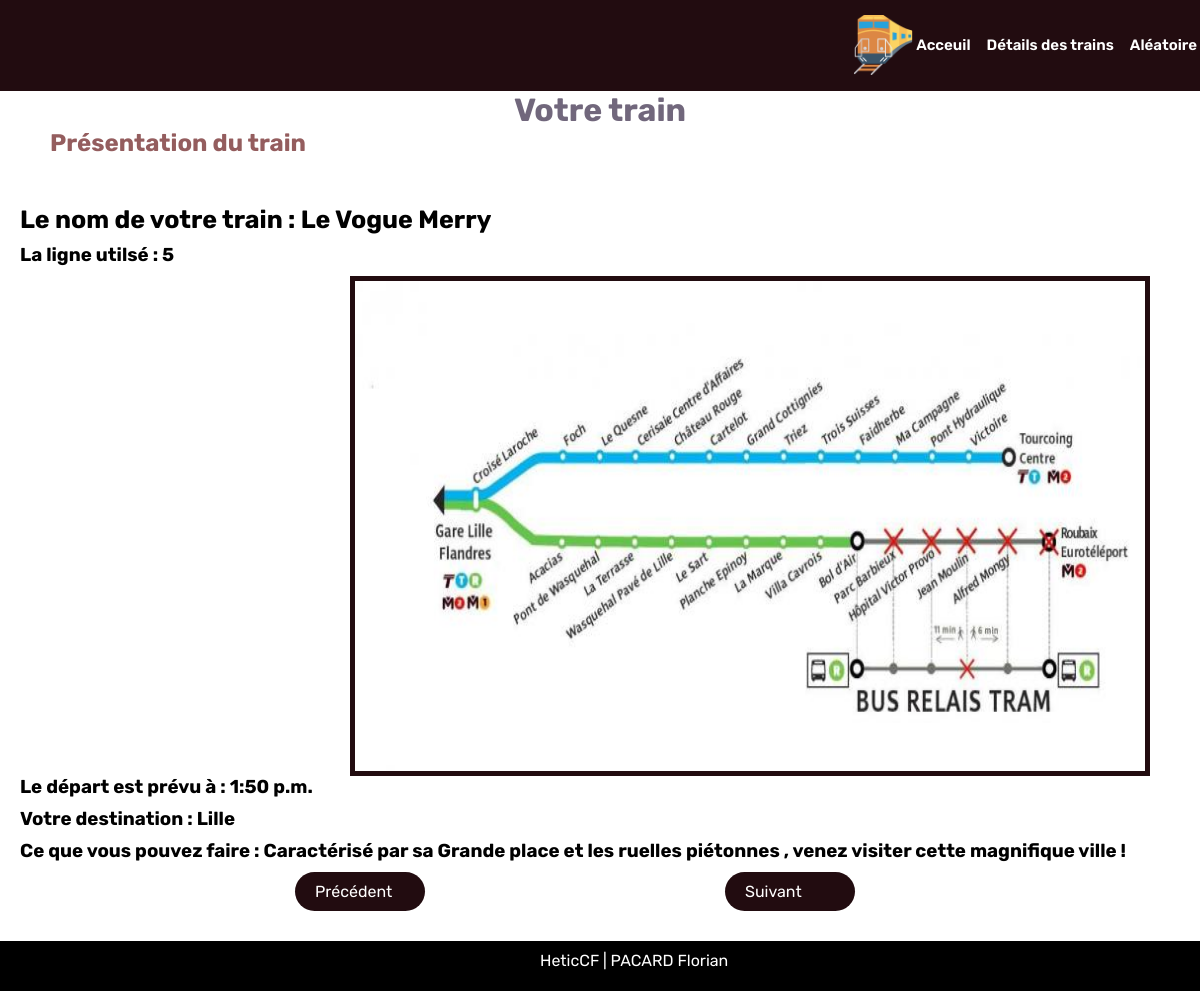
The page /Djangotrain_app/show/3 on the database its author committed.
### Djangotrain_app/models.py (models this page shows)
class Trains (models.Model) :
    trainId = models.AutoField(primary_key= True)
    name = models.CharField(max_length = 50)
    destination = models.CharField(max_length = 50)
    overview = models.CharField(max_length = 200)
    time = models.TimeField(max_length=200)
    imagi=  models.ImageField(upload_to='static/img')
    ligne = models.IntegerField()

### Djangotrain_app/views.py (the view)
# urls.py: path('show/<trains_id>', views.show,name="show"),
def show(request, trains_id) :
    listTrains = Trains.objects.get(trainId = trains_id)
    return render(request, "Djangotrain_app/show.html", {
        "Nom" : listTrains.name,
        "Ville" : listTrains.destination,
        "Découverte" : listTrains.overview,
        "preID" : int(trains_id) -1,
        "nextID" : int(trains_id) + 1,
        "time" : listTrains.time,
        "imagi" : listTrains.imagi,
        "ligne" : listTrains.ligne,
})

### Djangotrain_app/templates/Djangotrain_app/show.html (shortened to what this page needs)
{% load static %}
<!DOCTYPE html>
<html lang="fr">
<head>
    <link rel="stylesheet" type="text/css" href="{% static 'style.css' %}">
</head>
<body>
    <header>
        <nav>
            <img id="logo" src="{% static 'img/rail.png' %}">
            <div id="menu">
                <a href="/Djangotrain_app/index" class="nav-l"> Acceuil </a>
                <a href="/Djangotrain_app/show/1" class="nav-l"> Détails des trains </a>
                <a href="/Djangotrain_app/hasard" class="nav-l"> Aléatoire </a>
            </div>
        </nav>
    </header>
    <main>
    <h1 class="showtitle">Votre train</h1>
    <h2 class="intro"> Présentation du train </h2>
    <h2 class="present" id="names"> Le nom de votre train :  {{ Nom }} </h2>
    <h3 class="present"> La ligne utilsé : {{ ligne }}</h3>
    <section class="center">
    <img class="plan" src="{{ imagi.url }}">
    <h3 class="present"> Le départ est prévu à :  {{ time }} </h3>
    <h3 class="present"> Votre destination :  {{ Ville }} </h3>
    <h3 class="present"> Ce que vous pouvez faire  : {{ Découverte }} </h3>
    <div class="boutoncentre">
    <a class="boutone" href="/Djangotrain_app/show/{{ preID }}"> Précédent </a>
    <a class="bouton" href="/Djangotrain_app/show/{{ nextID }}"> Suivant </a>
    </div>
    </section>
    </main>
    <footer>
        <p> HeticCF | PACARD Florian </p>
    </footer>
</body>
</html>

### Djangotrain_app/static/style.css (style rules this page uses)
:root { --font-family : "Rubik", sans-serif; }
* { margin : 0; padding: 0; box-sizing: border-box; }
body { font-family: var(--font-family); }
header { background-color: #220c10; display: flex; align-items: center; justify-content: space-between; padding-bottom: 1em; padding-top: 15px; width: 100%; }
header nav { display: flex; justify-content: flex-end; align-items: center; width: 100%; font-size: 15px; font-weight: 600; }
.nav-l { text-decoration: none; color: white; }
#menu { display: flex; justify-content: flex-end; align-items: center; gap: 1rem; padding-right: 2em; list-style: none; margin-left: 0; padding: 3px; }
#logo { width: 70px; padding-left: 10px; }
footer { background-color: black; display: flex; text-align: center; height: 50px; }
footer p { color: white; padding-left: 45%; margin-top: 10px; }
.showtitle { display: flex; justify-content: center; text-align: center; color: #71677c; }
.intro { color: #945d5e; margin-bottom: 2em; }
.center { margin-bottom: 30px; }
.present { margin-bottom: 10px; margin-left: 50px; }
#names { font-size: 25px; }
.bouton { display: inline-block; background-color: #220c10; color: white; border-radius: 30px; padding: 10px 20px; cursor:pointer; text-decoration: none; width: 130px; margin-right: 50px; }
.boutone { display: inline-block; background-color: #220c10; color: white; width: 130px; border-radius: 30px; padding: 10px 20px; cursor:pointer; text-decoration: none; margin-right: 300px; }
.boutoncentre { display: flex; justify-content: center; align-self: center; }
.plan { display: flex; align-items: center; justify-content: center; margin-left: 350px; height: 500px; width: 800px; border: solid #220c10 5px; }
.intro { margin-left: 50px; }
.present { margin-left: 20px; }

### rows shown on the page
Trains: name "Le Vogue Merry", time "1:50 p.m.", destination "Lille", overview "Caractérisé par sa Grande place et les ruelles piétonnes , venez visiter cette magnifique ville !"

### other values the page prints
{{ ligne }} "5"
